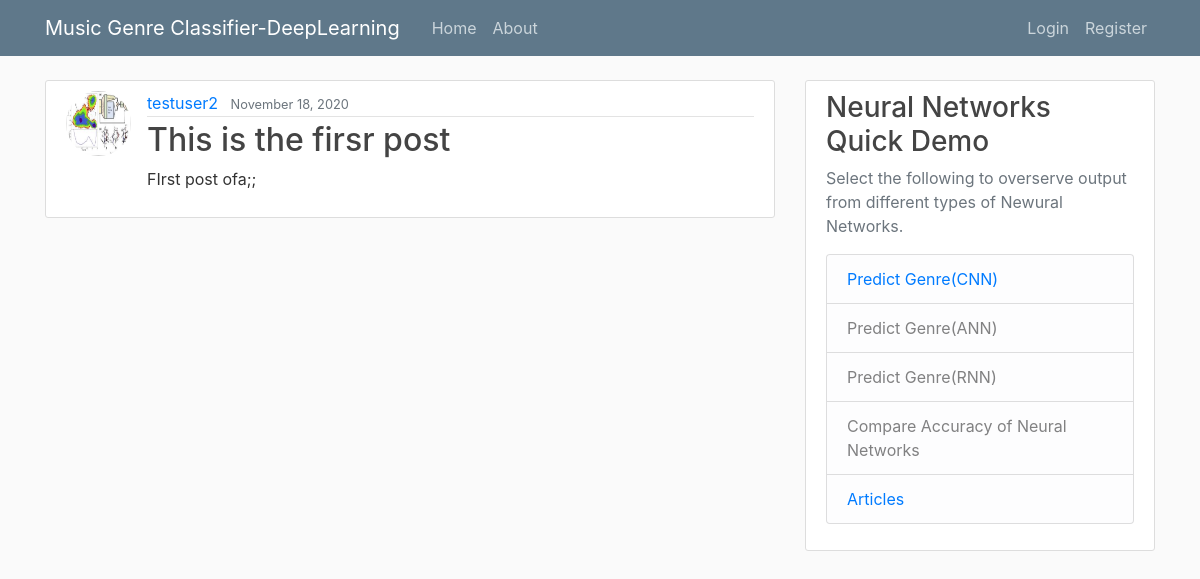
The page /blogs/post/25/ on the database its author committed.
### blog/models.py (models this page shows, shortened)
class Post(models.Model):
    title=models.CharField(max_length=100)
    content=models.TextField()
    date_posted=models.DateTimeField(default=timezone.now)
    review_positive=models.FloatField(default=0.0)
    author=models.ForeignKey(User, on_delete=models.CASCADE)

### users/models.py (models this page shows, shortened)
class Profile(models.Model):
    user=models.OneToOneField(User,on_delete=models.CASCADE)
    image=models.ImageField(default="default.jpg", upload_to="profile_pics")

### blog/views.py (the view)
# urls.py: path('post/<int:pk>/', PostDetailView.as_view(), name="post-detail"),
class PostDetailView(DetailView):
    model=Post

### blog/templates/blog/post_detail.html (shortened to what this page needs)
{% extends "blog/base.html" %}
{% block content %}
<article class="media content-section">
    <img class="rounded-circle article-img" src="{{ object.author.profile.image.url}}">
    <div class="media-body">
        <div class="article-metadata">
        <a class="mr-2" href="{% url 'user-posts' object.author.username %}">{{object.author}}</a>
        <small class="text-muted">{{object.date_posted|date:"F d, Y"}}</small>
    </div>
    <h2 class="article-title" >{{ object.title }}</h2>
    <p class="article-content">{{ object.content }}</p>
    </div>
</article>
{% endblock content %}

### blog/templates/blog/base.html (shortened to what this page needs)
{% load static %}
<!DOCTYPE html>
<html lang="en">
<head>
    <link rel="stylesheet" href="https://stackpath.bootstrapcdn.com/bootstrap/4.3.1/css/bootstrap.min.css">
    <link rel="stylesheet" type="text/css" href="{% static 'blog/main.css' %}">
</head>
<body>
    <header class="site-header">
      <nav class="navbar navbar-expand-md navbar-dark bg-steel fixed-top">
        <div class="container">
          <a class="navbar-brand mr-4" href="{% url 'main-home' %}">Music Genre Classifier-DeepLearning</a>
          <div class="collapse navbar-collapse" id="navbarToggle">
            <div class="navbar-nav mr-auto">
              <a class="nav-item nav-link" href="{% url 'main-home' %}">Home</a>
              <a class="nav-item nav-link" href="{% url 'blog-about' %}">About</a>
            </div>
            <div class="navbar-nav">
              {% if user.is_authenticated %}
              <a class="nav-item nav-link" href="{% url 'profile' %}">{{user.username}}</a>
              <a class="nav-item nav-link" href="{% url 'post-create' %}">Create New Post</a>
              <a class="nav-item nav-link" href="{% url 'logout' %}">Logout</a>
              {% else %}
              <a class="nav-item nav-link" href="{% url 'login' %}">Login</a>
              <a class="nav-item nav-link" href="{% url 'register' %}">Register</a>
              {% endif %}
            </div>
          </div>
        </div>
      </nav>
    </header>
    <main role="main" class="container">
        <div class="row">
          <div class="col-md-8">
            {% block content %}{% endblock %}
          </div>
          <div class="col-md-4">
            <div class="content-section">
              <h3>Neural Networks Quick Demo</h3>
              <p class='text-muted'>Select the following to overserve output from different types of Newural Networks.
                <ul class="list-group">
                  <li class="list-group-item list-group-item-light"><a href="{% url 'predict-cnn' %}">Predict Genre(CNN)</a></li>
                  <li class="list-group-item list-group-item-light">Predict Genre(ANN)</li>
                  <li class="list-group-item list-group-item-light">Predict Genre(RNN)</li>
                  <li class="list-group-item list-group-item-light">Compare Accuracy of Neural Networks</li>
                  <li class="list-group-item list-group-item-light"><a href="{% url 'blog-home' %}">Articles</a></li>
                </ul>
              </p>
            </div>
          </div>
        </div>
      </main>
</body>
</html>

### blog/static/blog/main.css (style rules this page uses)
body { background: #fafafa; color: #333333; margin-top: 5rem; }
h1, h2, h3, h4, h5, h6 { color: #444444; }
ul { margin: 0; }
.bg-steel { background-color: #5f788a; }
.site-header .navbar-nav .nav-link { color: #cbd5db; }
.content-section { background: #ffffff; padding: 10px 20px; border: 1px solid #dddddd; border-radius: 3px; margin-bottom: 20px; }
.article-title { color: #444444; }
.article-content { white-space: pre-line; }
.article-img { height: 65px; width: 65px; margin-right: 16px; }
.article-metadata { padding-bottom: 1px; margin-bottom: 4px; border-bottom: 1px solid #e3e3e3 }

### rows shown on the page
Post: author.profile.image (placeholder picture), author "testuser2", date_posted "November 18, 2020", title "This is the firsr post", content "FIrst post ofa;;"
